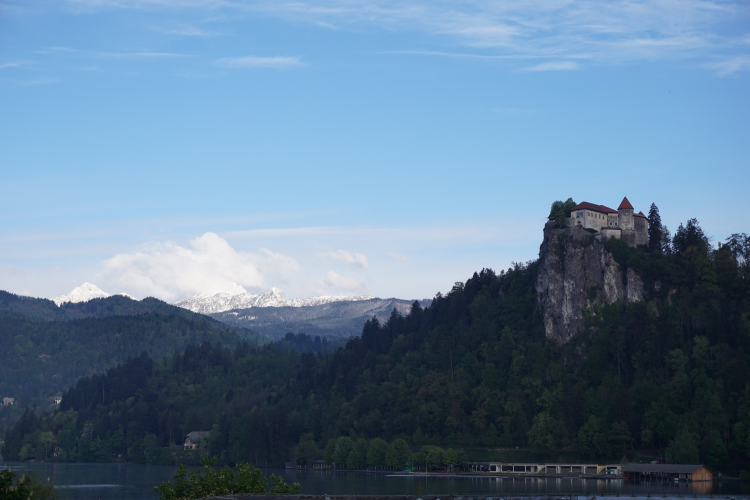
#> input picture source/img1.jpg, 1500 x 1000 px (shown at 1/2 size)
$ python imageStitching.py   (Python 2 division)
#> lines starting #> are read from the running program, lines starting #| are printed output that depends on the picture
import cv2 as cv
import numpy as np
import time
from scipy import linalg, ceil, floor


def bilinear(img, px, py):
    # find the four neighbors's position
    x0 = int(floor(px))
    y0 = int(floor(py))
    x1 = int(ceil(px))
    y1 = int(ceil(py))

    # return black if the position is out of image's range
    if y1 not in range(0, img.shape[0]) or x1 not in range(0, img.shape[1]):
        return 0

    # calculate the new image's pixel BGR value
    b_x0y0, g_x0y0, r_x0y0 = cv.split(img[y0, x0])[0]
    b_x0y1, g_x0y1, r_x0y1 = cv.split(img[y1, x0])[0]
    b_x1y0, g_x1y0, r_x1y0 = cv.split(img[y0, x1])[0]
    b_x1y1, g_x1y1, r_x1y1 = cv.split(img[y1, x1])[0]
    wx0y0 = (x1 - px) * (y1 - py)
    wx0y1 = (x1 - px) * (py - y0)
    wx1y0 = (px - x0) * (y1 - py)
    wx1y1 = (px - x0) * (py - y0)
    b_result = b_x0y0 * wx0y0 + b_x0y1 * wx0y1 + b_x1y0 * wx1y0 + b_x1y1 * wx1y1
    g_result = g_x0y0 * wx0y0 + g_x0y1 * wx0y1 + g_x1y0 * wx1y0 + g_x1y1 * wx1y1
    r_result = r_x0y0 * wx0y0 + r_x0y1 * wx0y1 + r_x1y0 * wx1y0 + r_x1y1 * wx1y1

    result = cv.merge([b_result, g_result, r_result])

    return result


def main():
    start = time.clock()
    # read image
    img1 = cv.imread('source/img1.jpg', cv.IMREAD_COLOR)
#> img1 is the input picture: shape (1000, 1500, 3); mean B, G, R 149.8, 124.8, 97.4
    img2 = cv.imread('source/img2.jpg', cv.IMREAD_COLOR)
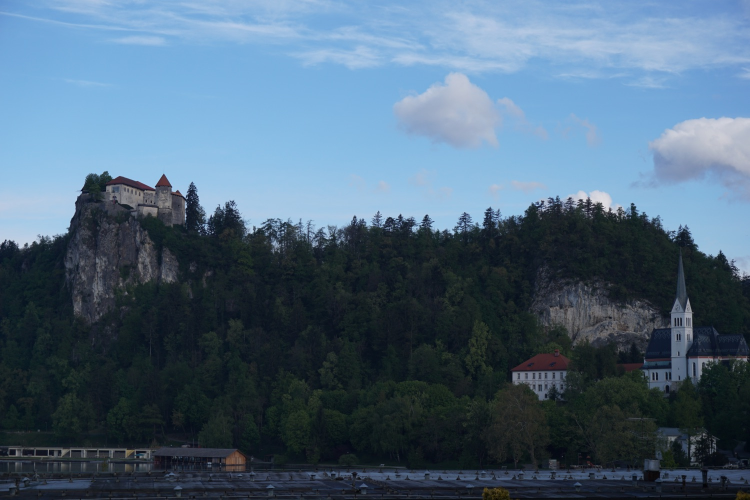
#> input picture source/img2.jpg, 1500 x 1000 px (shown at 1/2 size)
#> img2 is the input picture: shape (1000, 1500, 3); mean B, G, R 120.9, 100.7, 77.1
    # get the image's width and height
    h_img1 = img1.shape[0]
#> h_img1 = 1000
    w_img1 = img1.shape[1]
#> w_img1 = 1500
    h_img2 = img2.shape[0]
#> h_img2 = 1000
    w_img2 = img2.shape[1]
#> w_img2 = 1500

    # calculate the transformation fomula
    matrix_img1 = np.array([[1424, 960, 1], [1249, 394, 1], [1169, 456, 1]])
    matrix_img2 = np.array([[492, 929], [327, 347], [241, 409]])
    [[a, d], [b, e], [c, f]] = linalg.solve(matrix_img1, matrix_img2)

    # calculate the width and height of new image using the above fomula
    matrix_a = np.array([[a, d], [b, e]])
    matrix_b = np.array([w_img2 - c, h_img2 - f])
#> matrix_b = [2470.8, 1078.1]
    w, h = linalg.solve(matrix_a, matrix_b)
#> w = 2335.3; h = 1129.3
    w_newImg = int(w)
#> w_newImg = 2335
    h_newImg = int(h)
#> h_newImg = 1129

    # create an array for new image
    new_img = np.zeros((h_newImg, w_newImg, 3), img1.dtype)
    for i in range(0, h_newImg):
        for j in range(0, w_newImg):
            if i < h_img1 and j < w_img1:
                # get image1's pixel directly when pixel positon within image1
                new_img[i, j] = img1[i, j]
            else:
                # calculate the pixel positon which we need to get BGR at image 2 from the positon of new image
                newI = d * j + e * i + f
                newJ = a * j + b * i + c
                new_img[i, j] = bilinear(img2, newJ, newI)
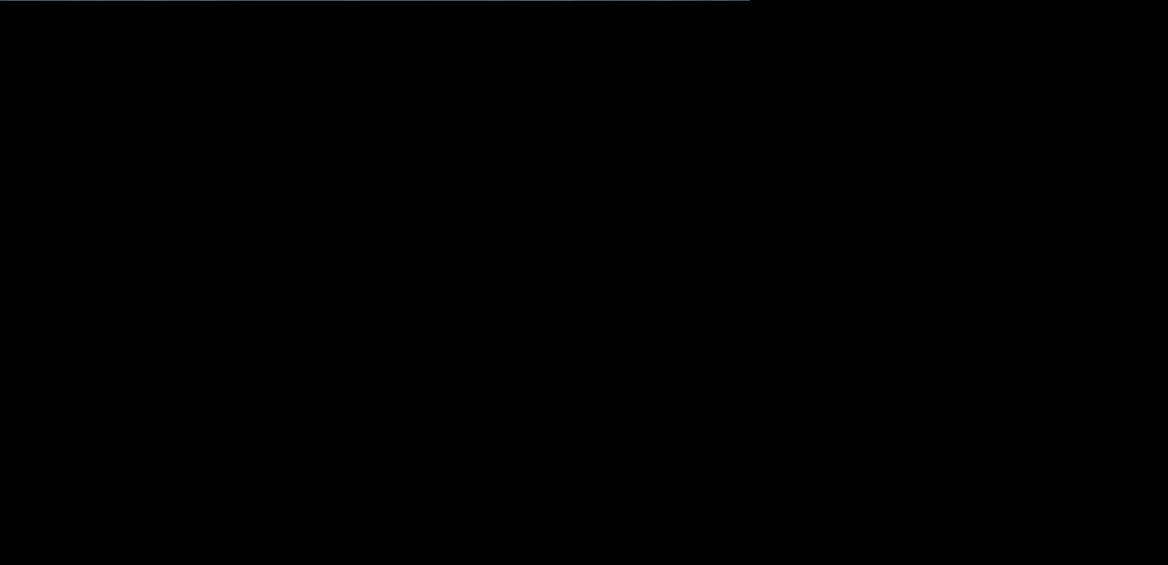
#> new_img: shape (1129, 2335, 3) (shown at 1/2 size); mean B, G, R 0.1, 0.1, 0.1

    cv.imwrite('output/merge.jpg', new_img)
    print "time spent: ", time.clock() - start


if __name__ == '__main__':
    main()
#> (the call stopped at in bilinear, `x0 = int(floor(px))`: scipy is not available in this run)
